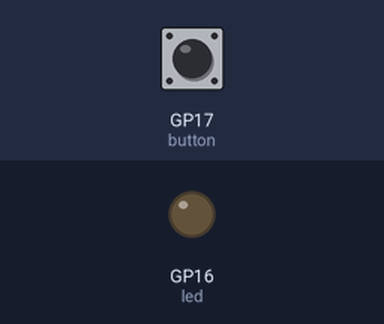
A program run on a simulated Raspberry Pi Pico running MicroPython. Shown: output pins drawn as LEDs (lit = HIGH). Inputs (shaded band) come from the test bench; at power-on: GP17 (button) HIGH. What the program prints to the serial console is not drawn.

Above: at 1.2 s.
1.3 s: GP17 (button) pulled LOW for 0.15 s
At 1.37 s:
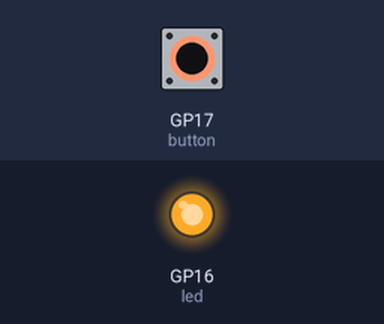
2.9 s: GP17 (button) pulled LOW for 3.2 s
At 6.8 s:
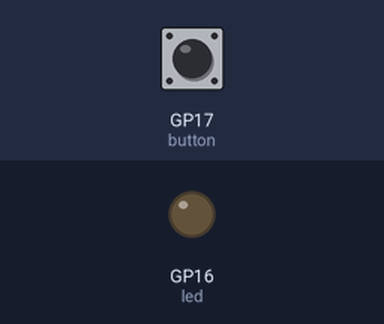
Timing chart, 0 to 8.3 s (numbered marks = the images above; inputs shaded):
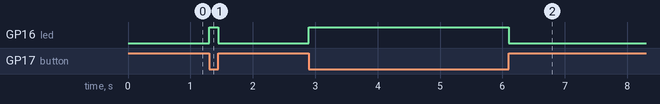

Measured:
- after the input at 1.3 s, GP16 (led): LOW → HIGH at once, → LOW 0.15 s later
- after the input at 2.9 s, GP16 (led): LOW → HIGH at once, → LOW 3.2 s later

The program:

lec3_1.py
```python
from machine import Pin

led = Pin(16, Pin.OUT)
button = Pin(17, Pin.IN, Pin.PULL_UP) # 내부 풀업 저항으로 연결

while True:
    if button.value() == 0: # 풀업저항이므로 0이면 눌림, 풀다운저항은 1이면 눌림 / 디지털핀의 값을 읽기 위해서는 .value()를 활용
        print('버튼이 눌렸습니다.')
        led.on()
    else:
        led.off()
```
